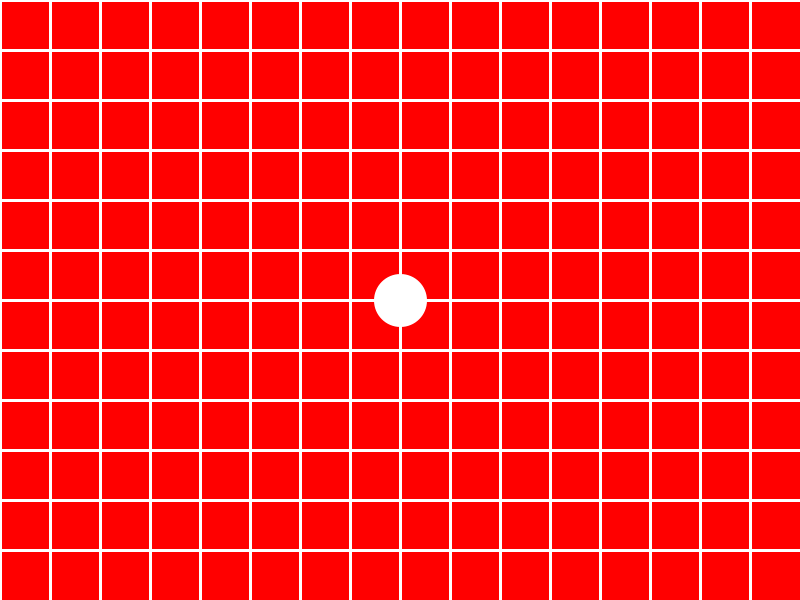
Frame 1 (no input)
Frame 60 (the mouse pressed at the canvas centre just before this capture): identical to frame 1, image omitted
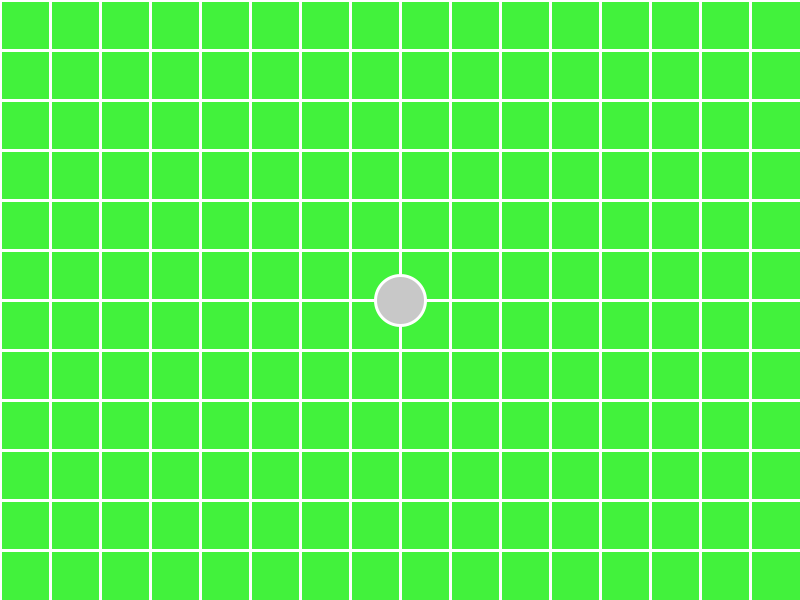
Frame 120 (the mouse held since frame 60 and released just before this capture)

The Processing sketch that drew these frames (run headless with seeded random() and noise(); from frame 60 on, the mouse is pressed at the canvas centre):

// Processing sketch: hardiman_assignment04_update
// ── hardiman_assignment04_update.pde
int x,y;
color c;

void setup(){
  x=50;
  y=50;
  c=color(255,0,0);
  size(800,600);
}

void draw(){
  background(c);
  stroke(255);
  strokeWeight(3);
  //for loop
  for(int i=0;i<width;i+=x){
    line(i,0,i,height);
  }
  
  
  for(int i=0;i<height;i+=y){
    line(0,i,width,i);
  }
  
  fill(255);
  if (dist(mouseX,mouseY,width/2,height/2)<50){
    fill(200);
  }
  ellipse(width/2,height/2,50,50);
}

void mousePressed(){
  if (dist(mouseX,mouseY,width/2,height/2)<50){
    println("Boom");
    
    float ran=random(0,100);
    if (ran<30){
      x+=random(-20,20);  
    }else if (ran<60){ //else if means "or" so if this happens, "or this", "or this". 
      y+=random(-20,20); 
    }else{
      c= color(random(0,255),random(0,255),random(0,255));
    }
  }
}
